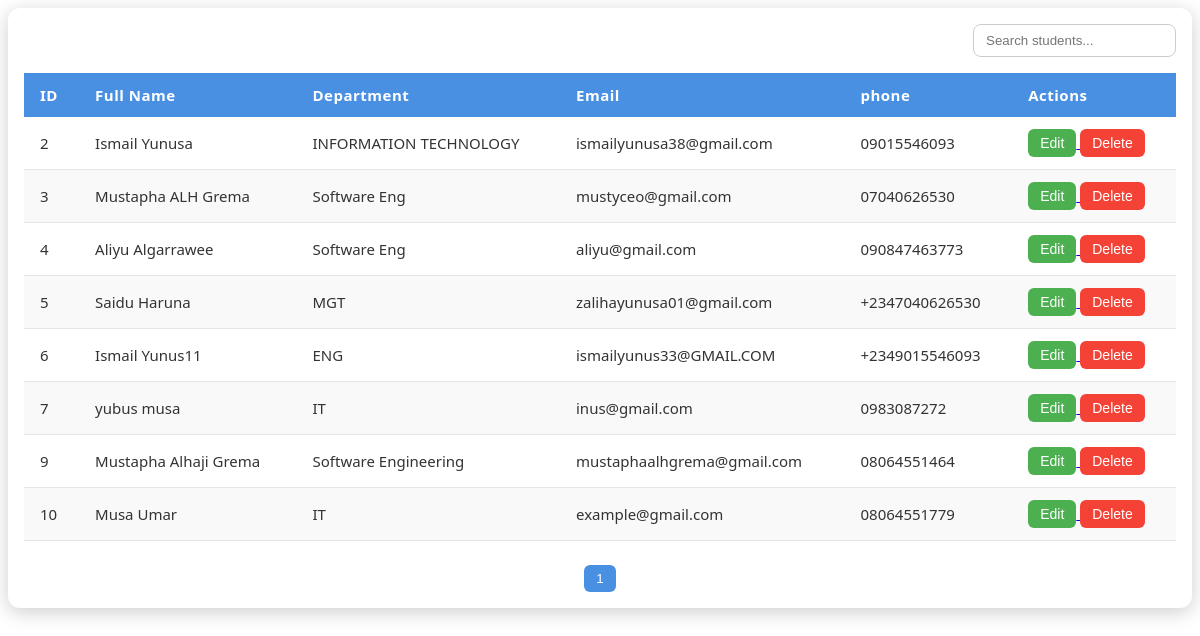
The app's page /students/list (signed in) with its own data.
### app/models.py (models this page shows, shortened)
class Student(db.Model, UserMixin):
    __tablename__ = "students"
    id = db.Column(db.Integer, primary_key=True)
    full_name = db.Column(db.String(120), nullable=False)
    matric_no = db.Column(db.String(50), unique=True, nullable=False)
    department = db.Column(db.String(100), nullable=False)
    email = db.Column(db.String(120), unique=True, nullable=False)
    phone = db.Column(db.String(20), nullable=True)
    password_hash = db.Column(db.String(200), nullable=False)
    courses = db.relationship("Course", backref="student", lazy=True)
    payments = db.relationship("Payment", backref="student", lazy=True)
    results = db.relationship("Result", backref="student", lazy=True)

### app/routes.py (the view)
@main.route("/students/list")
@login_required
def list_students():
    students = Student.query.all()
    return render_template("students/list.html", students=students)

### app/models.py (called while the page is built)
@login_manager.user_loader
def load_user(user_id):
    return Student.query.get(int(user_id))

### templates/students/list.html (shortened to what this page needs)
<!DOCTYPE html>
<html lang="en">
<head>
  <link rel="stylesheet" href="{{ url_for('static', filename='css/table.css') }}">
  <link rel="stylesheet" href="https://cdnjs.cloudflare.com/ajax/libs/font-awesome/6.5.0/css/all.min.css">
</head>
<body>
  <div class="table-container">
  <div class="table-controls">
    <input type="text" id="searchInput" placeholder="Search students...">
  </div>
  <table class="table" id="studentTable">
    <thead>
      <tr>
        <th>ID</th>
        <th>Full Name</th>
        <th>Department</th>
        <th>Email</th>
        <th>phone</th>
        <th>Actions</th>
      </tr>
    </thead>
    <tbody>
      {% for student in students %}
      <tr>
        <td data-label="ID">{{ student.id }}</td>
        <td data-label="Full Name">{{ student.full_name }}</td>
        <td data-label="Department">{{ student.department }}</td>
        <td data-label="Email">{{ student.email }}</td>
        <td data-label="phone">{{ student.phone }}</td>
        <td data-label="Actions">
          <a href="{{ url_for('main.update_student', student_id=student.id) }}">
            <button class="action-btn btn-edit">Edit</button>
          </a>
          <a href="{{ url_for('main.delete_student', student_id=student.id) }}">
            <button class="action-btn btn-delete">Delete</button>
          </a>
        </td>
      </tr>
      {% endfor %}
    </tbody>
  </table>
  <div class="pagination" id="pagination"></div>
</div>
</body>
</html>

### static/css/table.css (style rules this page uses)
.table-container { margin: 0 auto 2rem; padding: 1rem; max-width: 100%; overflow-x: auto; background: #ffffff; border-radius: 12px; box-shadow: 0 4px 20px rgba(0, 0, 0, 0.2); }
.table { width: 100%; border-collapse: collapse; font-family: "Segoe UI", Tahoma, Geneva, Verdana, sans-serif; font-size: 15px; color: #333; }
.table thead { background: #4a90e2; color: #ffffff; text-align: left; }
.table thead th { padding: 12px 16px; font-weight: 600; letter-spacing: 0.5px; }
.table tbody tr { border-bottom: 1px solid #e6e6e6; transition: background 0.2s ease-in-out; }
.table tbody tr:nth-child(even) { background: #f9f9f9; }
.table td { padding: 12px 16px; vertical-align: middle; }
.table .action-btn { padding: 6px 12px; font-size: 14px; border-radius: 6px; border: none; cursor: pointer; transition: 0.2s ease; }
.table .btn-edit { background: #4caf50; color: #fff; }
.table .btn-delete { background: #f44336; color: #fff; }
.table-controls { display: flex; justify-content: flex-end; margin-bottom: 1rem; }
.table-controls input { padding: 8px 12px; border-radius: 8px; border: 1px solid #ccc; outline: none; transition: border 0.2s; }
.pagination { display: flex; justify-content: center; margin-top: 1.5rem; gap: 6px; }

### records on screen
Student: id "2", full_name "Ismail Yunusa", department "INFORMATION TECHNOLOGY", email "ismailyunusa38@gmail.com", phone "09015546093"
Student: id "3", full_name "Mustapha ALH Grema", department "Software Eng", email "mustyceo@gmail.com", phone "07040626530"
Student: id "4", full_name "Aliyu Algarrawee", department "Software Eng", email "aliyu@gmail.com", phone "090847463773"
Student: id "5", full_name "Saidu Haruna", department "MGT", email "zalihayunusa01@gmail.com", phone "+2347040626530"
Student: id "6", full_name "Ismail Yunus11", department "ENG", email "ismailyunus33@GMAIL.COM", phone "+2349015546093"
Student: id "7", full_name "yubus musa", department "IT", email "inus@gmail.com", phone "0983087272"
Student: id "9", full_name "Mustapha Alhaji Grema", department "Software Engineering", email "mustaphaalhgrema@gmail.com", phone "08064551464"
Student: id "10", full_name "Musa Umar", department "IT", email "example@gmail.com", phone "08064551779"
